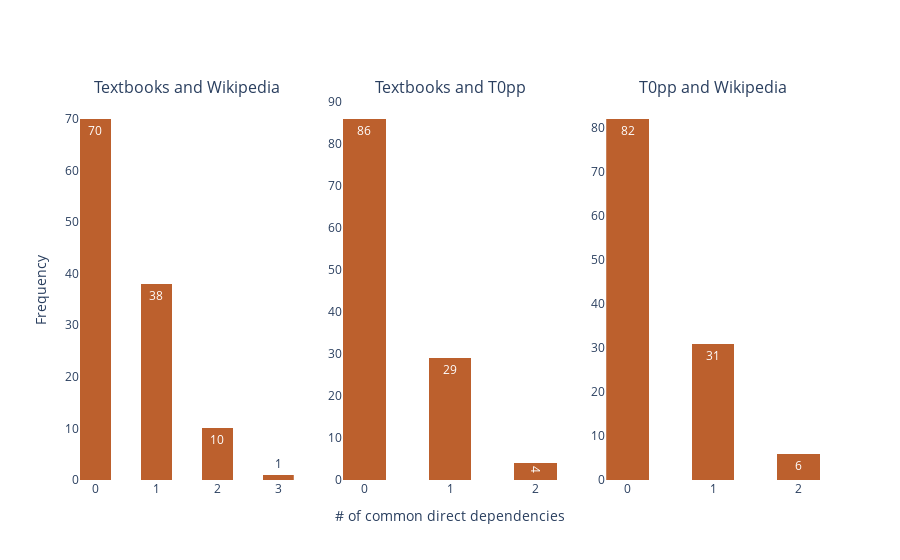

Notebook code cell kept with this figure:
### Code cell
# Graphs for final presentation

import plotly.graph_objects as go
from plotly.subplots import make_subplots


fig = make_subplots(rows=1, cols=3,subplot_titles=("Textbooks and Wikipedia","Textbooks and T0pp", "T0pp and Wikipedia"))

trace0 = go.Histogram(x=deps.loc[filter,'num_common_tb_wiki'],texttemplate="%{y}",marker_color = "#BC602D",xbins_size=0.5)
trace1 = go.Histogram(x=deps.loc[filter,'num_common_tb_llm'],texttemplate="%{y}",marker_color = "#BC602D",xbins_size=0.5)
trace2 = go.Histogram(x=deps.loc[filter,'num_common_llm_wiki'],texttemplate="%{y}",marker_color = "#BC602D",xbins_size=0.5)

fig.append_trace(trace0, 1, 1)
fig.append_trace(trace1, 1, 2)
fig.append_trace(trace2, 1, 3)

#fig.update_xaxes(title_text="# of common direct dependencies",  row=1, col=1)
fig.update_yaxes(title_text="Frequency", row=1, col=1)
fig.update_xaxes(title_text="# of common direct dependencies",  row=1, col=2)
#fig.update_xaxes(title_text="# of common direct dependencies",  row=1, col=3)

fig.update_layout({
"plot_bgcolor": "rgba(0, 0, 0, 0)",
"paper_bgcolor": "rgba(0, 0, 0, 0)"
}, showlegend=False)

fig.show()

### Figure 1 — Plotly figure (JSON) as saved in the notebook; plotly's stock layout.template omitted (floating-point values rounded to 4 significant figures)
{"data": [{"marker": {"color": "#BC602D"}, "texttemplate": "%{y}", "type": "histogram", "x": [1, 0, 0, 0, 1, 0, 0, 1, 0, 2, 3, 1, 1, 0, 0, 0, 0, 0, 0, 1, 0, 0, 1, 0, 0, 0, 1, 0, 2, 1, 0, 1, 0, 0, 0, 1, 1, 0, 1, 0, 0, 0, 0, 2, 0, 0, 2, 2, 1, 0, 0, 0, 0, 1, 1, 0, 0, 0, 1, 1, 0, 0, 2, 0, 0, 1, 1, 0, 1, 2, 0, 2, 1, 1, 1, 0, 0, 0, 0, 0, 0, 0, 1, 1, 0, 0, 0, 0, 0, 0, 0, 1, 0, 1, 0, 1, 0, 1, 1, 0, 0, 1, 0, 0, 1, 0, 0, 1, 1, 2, 2, 0, 1, 1, 1, 0, 0, 0, 0], "xaxis": "x", "xbins": {"size": 0.5}, "yaxis": "y"}, {"marker": {"color": "#BC602D"}, "texttemplate": "%{y}", "type": "histogram", "x": [0, 0, 1, 0, 1, 0, 0, 0, 0, 2, 0, 0, 0, 0, 0, 0, 1, 0, 0, 2, 0, 0, 0, 1, 0, 0, 0, 0, 1, 0, 0, 1, 0, 0, 0, 1, 0, 2, 0, 0, 0, 1, 2, 0, 0, 0, 0, 0, 0, 0, 1, 0, 0, 1, 0, 0, 1, 0, 1, 0, 0, 1, 0, 0, 0, 0, 0, 0, 1, 0, 0, 1, 0, 0, 1, 0, 0, 0, 0, 0, 0, 1, 1, 1, 0, 0, 0, 0, 0, 0, 0, 1, 0, 1, 1, 0, 0, 1, 1, 1, 0, 1, 0, 0, 1, 0, 0, 0, 0, 0, 0, 1, 0, 1, 0, 0, 0, 0, 0], "xaxis": "x2", "xbins": {"size": 0.5}, "yaxis": "y2"}, {"marker": {"color": "#BC602D"}, "texttemplate": "%{y}", "type": "histogram", "x": [0, 0, 0, 0, 2, 0, 0, 0, 1, 2, 0, 0, 0, 0, 0, 0, 0, 0, 1, 1, 0, 0, 0, 0, 0, 0, 0, 0, 1, 0, 0, 1, 2, 0, 0, 1, 0, 0, 0, 0, 0, 0, 0, 0, 0, 1, 0, 1, 0, 0, 0, 0, 0, 1, 0, 1, 0, 1, 1, 0, 0, 1, 0, 1, 0, 1, 0, 0, 2, 0, 1, 0, 0, 0, 1, 0, 0, 0, 0, 0, 0, 0, 1, 1, 1, 0, 1, 0, 0, 1, 1, 1, 1, 0, 0, 0, 1, 2, 0, 0, 0, 1, 2, 0, 1, 0, 1, 0, 0, 0, 0, 0, 0, 1, 1, 0, 0, 0, 0], "xaxis": "x3", "xbins": {"size": 0.5}, "yaxis": "y3"}], "layout": {"annotations": [{"font": {"size": 16}, "showarrow": false, "text": "Textbooks and Wikipedia", "x": 0.1444, "xanchor": "center", "xref": "paper", "y": 1, "yanchor": "bottom", "yref": "paper"}, {"font": {"size": 16}, "showarrow": false, "text": "Textbooks and T0pp", "x": 0.5, "xanchor": "center", "xref": "paper", "y": 1, "yanchor": "bottom", "yref": "paper"}, {"font": {"size": 16}, "showarrow": false, "text": "T0pp and Wikipedia", "x": 0.8556, "xanchor": "center", "xref": "paper", "y": 1, "yanchor": "bottom", "yref": "paper"}], "paper_bgcolor": "rgba(0, 0, 0, 0)", "plot_bgcolor": "rgba(0, 0, 0, 0)", "showlegend": false, "xaxis": {"anchor": "y", "domain": [0, 0.2889]}, "xaxis2": {"anchor": "y2", "domain": [0.3556, 0.6444], "title": {"text": "# of common direct dependencies"}}, "xaxis3": {"anchor": "y3", "domain": [0.7111, 1]}, "yaxis": {"anchor": "x", "domain": [0, 1], "title": {"text": "Frequency"}}, "yaxis2": {"anchor": "x2", "domain": [0, 1]}, "yaxis3": {"anchor": "x3", "domain": [0, 1]}}}
